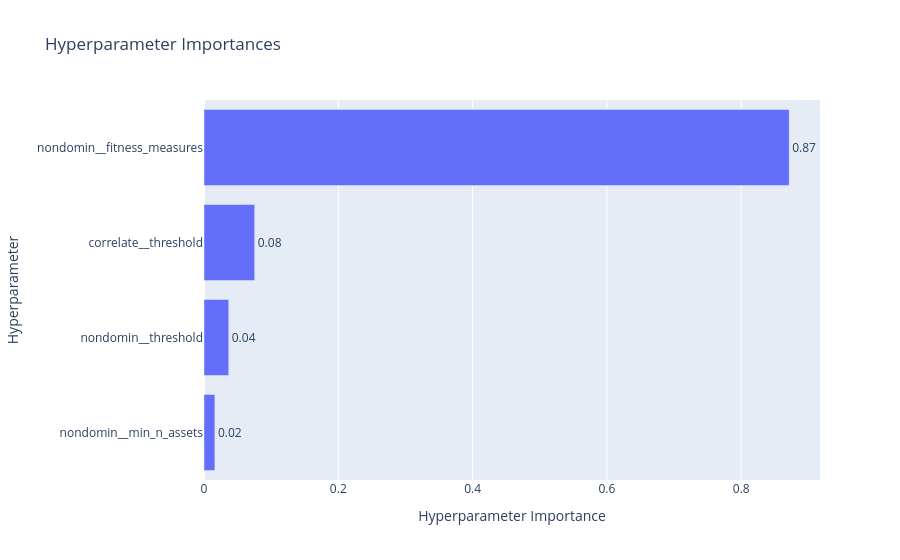

The cell this chart's notebook holds for it:
### Code cell
optuna.visualization.plot_param_importances(study)

### Figure 1 — Plotly figure (JSON) as saved in the notebook; plotly's stock layout.template omitted (floating-point values rounded to 4 significant figures)
{"data": [{"cliponaxis": false, "hovertemplate": ["nondomin__min_n_assets (IntDistribution): 0.016218825495284618<extra></extra>", "nondomin__threshold (FloatDistribution): 0.03685618426370135<extra></extra>", "correlate__threshold (FloatDistribution): 0.07550657912330466<extra></extra>", "nondomin__fitness_measures (CategoricalDistribution): 0.8714184111177096<extra></extra>"], "name": "Objective Value", "orientation": "h", "text": ["0.02", "0.04", "0.08", "0.87"], "textposition": "outside", "type": "bar", "x": [0.01622, 0.03686, 0.07551, 0.8714], "y": ["nondomin__min_n_assets", "nondomin__threshold", "correlate__threshold", "nondomin__fitness_measures"]}], "layout": {"title": {"text": "Hyperparameter Importances"}, "xaxis": {"title": {"text": "Hyperparameter Importance"}}, "yaxis": {"title": {"text": "Hyperparameter"}}}}
